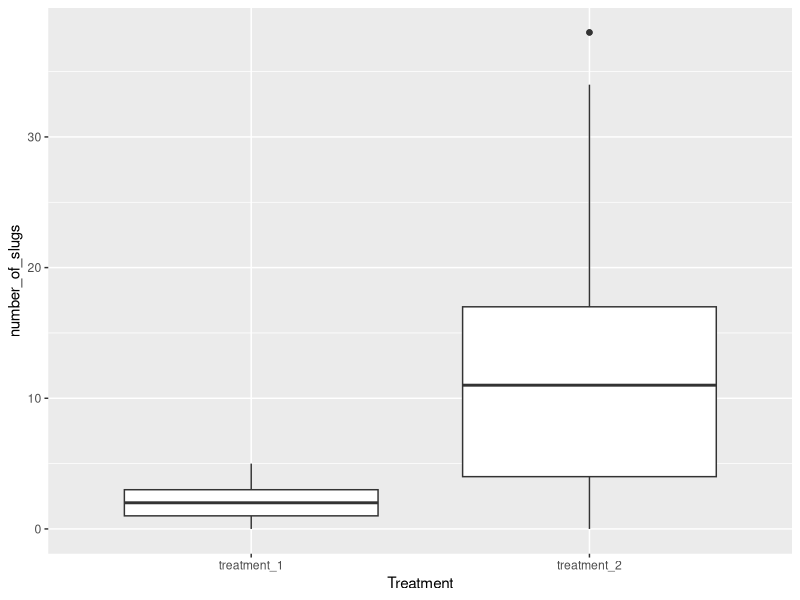

Write the R code that produced this figure.
treatment1Data <- round(abs(rnorm(n=150,mean=2,sd=1)))
treatment2Data <- round(abs(rnorm(n=150,mean=2.19,sd=15)))

treatment1Dataframe <- data.frame(1:150,treatment1Data)
names(treatment1Dataframe) <- list("Treatment","number_of_slugs")
treatment1Dataframe["Treatment"][treatment1Dataframe["Treatment"] >= 1] <- "treatment_1"

treatment2Dataframe <- data.frame(1:150,treatment2Data)
names(treatment2Dataframe) <- list("Treatment","number_of_slugs")
treatment2Dataframe["Treatment"][treatment2Dataframe["Treatment"] >= 1] <- "treatment_2"

fullDataframe <- rbind(treatment1Dataframe,treatment2Dataframe)

fullDataframe$Treatment <- as.factor(fullDataframe$Treatment)

t_test <- t.test(fullDataframe$number_of_slugs~fullDataframe$Treatment)
t_test

library(ggplot2)
plot1 <- ggplot(fullDataframe,aes(x=Treatment,y=number_of_slugs))+geom_boxplot()
print(plot1)

